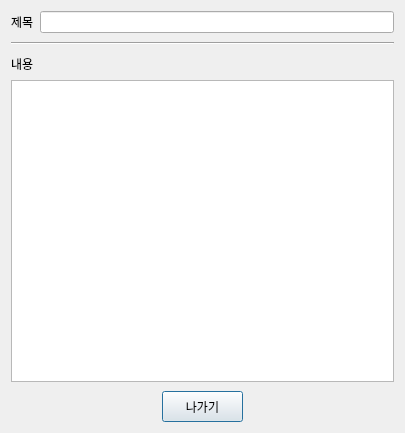
<?xml version="1.0" encoding="UTF-8"?>
<ui version="4.0">
 <class>NoticeDialog</class>
 <widget class="QDialog" name="NoticeDialog">
  <property name="geometry">
   <rect>
    <x>0</x>
    <y>0</y>
    <width>405</width>
    <height>433</height>
   </rect>
  </property>
  <property name="windowTitle">
   <string>Dialog</string>
  </property>
  <layout class="QGridLayout" name="gridLayout">
   <item row="0" column="0">
    <layout class="QVBoxLayout" name="verticalLayout">
     <item>
      <layout class="QHBoxLayout" name="horizontalLayout_3">
       <item>
        <widget class="QLabel" name="label">
         <property name="styleSheet">
          <string notr="true">font: 11pt &quot;나눔바른고딕&quot;;</string>
         </property>
         <property name="text">
          <string>제목</string>
         </property>
        </widget>
       </item>
       <item>
        <widget class="QLineEdit" name="lineEdit">
         <property name="minimumSize">
          <size>
           <width>351</width>
           <height>21</height>
          </size>
         </property>
         <property name="readOnly">
          <bool>true</bool>
         </property>
        </widget>
       </item>
      </layout>
     </item>
     <item>
      <spacer name="verticalSpacer_2">
       <property name="orientation">
        <enum>Qt::Vertical</enum>
       </property>
       <property name="sizeType">
        <enum>QSizePolicy::Fixed</enum>
       </property>
       <property name="sizeHint" stdset="0">
        <size>
         <width>20</width>
         <height>3</height>
        </size>
       </property>
      </spacer>
     </item>
     <item>
      <widget class="Line" name="line">
       <property name="orientation">
        <enum>Qt::Horizontal</enum>
       </property>
      </widget>
     </item>
     <item>
      <spacer name="verticalSpacer">
       <property name="orientation">
        <enum>Qt::Vertical</enum>
       </property>
       <property name="sizeType">
        <enum>QSizePolicy::Fixed</enum>
       </property>
       <property name="sizeHint" stdset="0">
        <size>
         <width>20</width>
         <height>3</height>
        </size>
       </property>
      </spacer>
     </item>
     <item>
      <layout class="QHBoxLayout" name="horizontalLayout_2">
       <item>
        <widget class="QLabel" name="label_2">
         <property name="styleSheet">
          <string notr="true">font: 11pt &quot;나눔바른고딕&quot;;</string>
         </property>
         <property name="text">
          <string>내용</string>
         </property>
        </widget>
       </item>
       <item>
        <spacer name="horizontalSpacer_3">
         <property name="orientation">
          <enum>Qt::Horizontal</enum>
         </property>
         <property name="sizeHint" stdset="0">
          <size>
           <width>348</width>
           <height>20</height>
          </size>
         </property>
        </spacer>
       </item>
      </layout>
     </item>
     <item>
      <widget class="QPlainTextEdit" name="plainTextEdit">
       <property name="minimumSize">
        <size>
         <width>381</width>
         <height>281</height>
        </size>
       </property>
       <property name="readOnly">
        <bool>true</bool>
       </property>
      </widget>
     </item>
     <item>
      <spacer name="verticalSpacer_3">
       <property name="orientation">
        <enum>Qt::Vertical</enum>
       </property>
       <property name="sizeType">
        <enum>QSizePolicy::Fixed</enum>
       </property>
       <property name="sizeHint" stdset="0">
        <size>
         <width>20</width>
         <height>3</height>
        </size>
       </property>
      </spacer>
     </item>
     <item>
      <layout class="QHBoxLayout" name="horizontalLayout">
       <item>
        <spacer name="horizontalSpacer">
         <property name="orientation">
          <enum>Qt::Horizontal</enum>
         </property>
         <property name="sizeHint" stdset="0">
          <size>
           <width>48</width>
           <height>28</height>
          </size>
         </property>
        </spacer>
       </item>
       <item>
        <widget class="QPushButton" name="cancelButton">
         <property name="minimumSize">
          <size>
           <width>81</width>
           <height>31</height>
          </size>
         </property>
         <property name="maximumSize">
          <size>
           <width>81</width>
           <height>31</height>
          </size>
         </property>
         <property name="styleSheet">
          <string notr="true">font: 10pt &quot;나눔바른고딕&quot;;</string>
         </property>
         <property name="text">
          <string>나가기</string>
         </property>
        </widget>
       </item>
       <item>
        <spacer name="horizontalSpacer_2">
         <property name="orientation">
          <enum>Qt::Horizontal</enum>
         </property>
         <property name="sizeHint" stdset="0">
          <size>
           <width>48</width>
           <height>28</height>
          </size>
         </property>
        </spacer>
       </item>
      </layout>
     </item>
    </layout>
   </item>
  </layout>
 </widget>
 <resources/>
 <connections/>
</ui>
